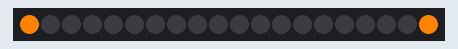
Simulated run of this sketch. Board: Arduino Uno, built with avr-gcc and run on an emulated ATmega328P. Parts: 20 RGB LEDs in strip order, left to right.

Above: at 1.05 s.
At 1.65 s:
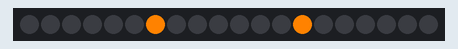
At 2.36 s:
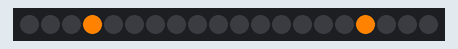

Measured:
- by itself, everything shown: repeats every 1.0 s, in 10 steps

The sketch:

E-valtra_beacon.ino
```cpp
#include <FastLED.h>

#define LED_PIN     6
#define NUM_LEDS    20
#define BRIGHTNESS  255
#define LED_TYPE    WS2811
#define COLOR_ORDER GRB
CRGB leds[NUM_LEDS];

void setup() {
    delay( 1000 ); // power-up safety delay
    FastLED.addLeds<LED_TYPE, LED_PIN, COLOR_ORDER>(leds, NUM_LEDS).setCorrection( TypicalLEDStrip );
    FastLED.setBrightness(  BRIGHTNESS );
}

void turnOffAllLeds(){
   for(int i = 0; i < NUM_LEDS; i++) {
    leds[i] = CRGB(0, 0, 0);
    }
}

void loop() {

  //Loop through each led
  for(int i = 0; i < 10; i++) {
    turnOffAllLeds(); // turn all leds off
    // Set the i'th led to orange
    leds[i] = CRGB(255, 130, 0);
    leds[19-i] = CRGB(255, 130, 0); //set on second beacon leds on reversed order
    // Show the leds
    FastLED.show();

    delay(100); // delay before next led
  }
}
```
